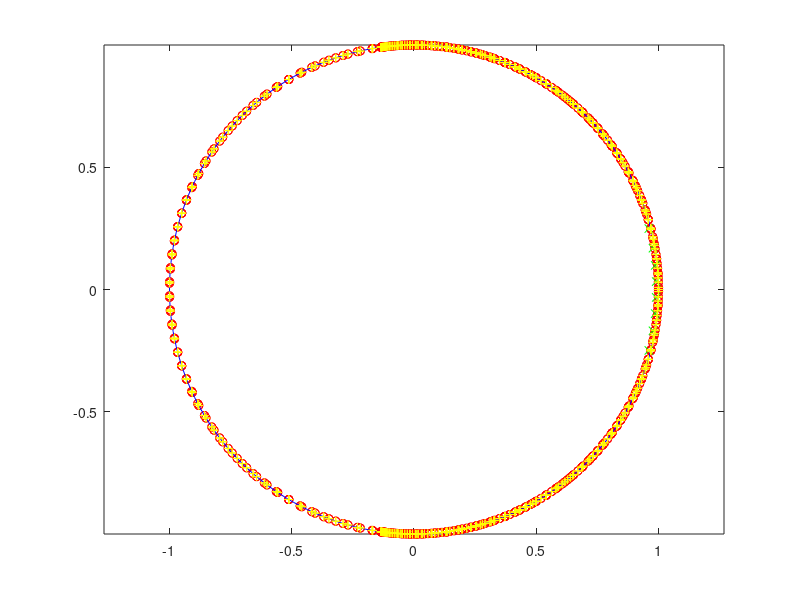
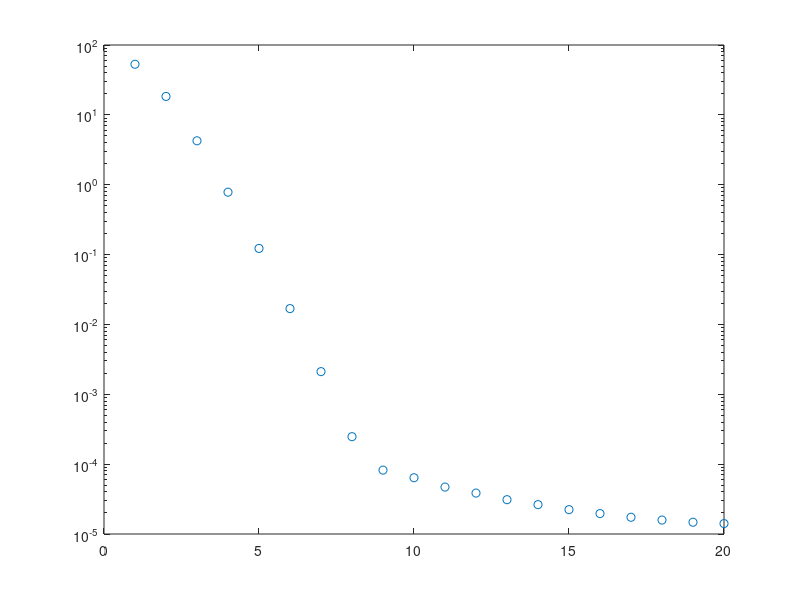
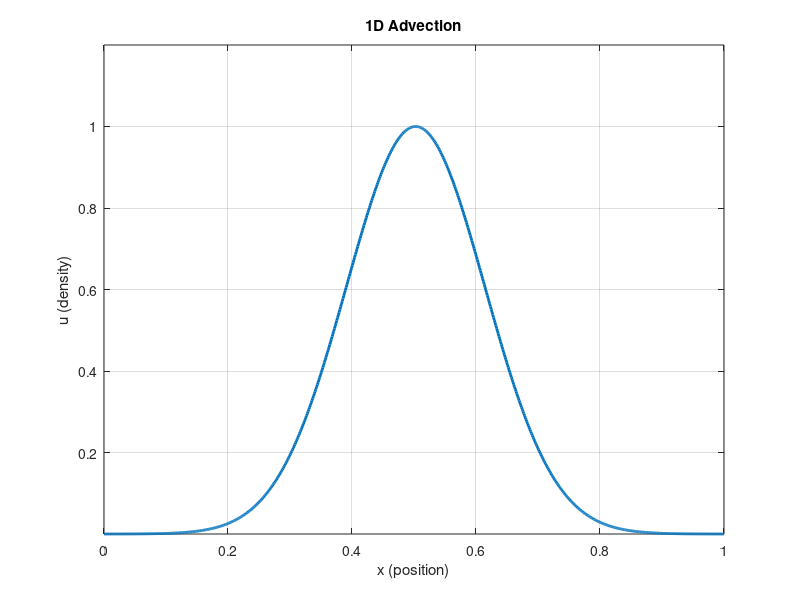

These charts were generated, in order, by the following MATLAB code:
%% MATH 6890 Demo04 - Data-Driven Advection with piDMD
%
% Illustrate the difficulties that advection poses for standard DMD, and
% demonstrate how building in physics (piDMD) to the DMD regression can
% improve the data-driven model learned from snapshot data.

%% Discrete time/space advection model

% wave speed
ws = 1.0;

% Spatial and temporal grid (e.g., "measurement" parameters)
npts = 800;
dx = 1/(npts-1);
dt = 0.01;
mpts = 20;

% discrete advection matrix on grid
b = [0; -1; zeros(npts-2,1)];
c = [0; 1; zeros(npts-2,1)];
B = toeplitz(b,c') / (2*dx);
B(1,end) = -1 / (2*dx);
B(end,1) = 1 / (2*dx);

% matrix exponential for discrete time propogation
T = expm(ws*B*dt);

% plot eigenvalues of discrete time matrices
lam = eig(T);
figure(1)
plot(real(lam),imag(lam),'or')
hold on
t = linspace(0,2*pi,200);
plot(cos(t),sin(t),'-b')
axis equal

% generate snapshot data for DMD
xgrid = linspace(0,1,npts).';
U = exp(-40*(xgrid-0.5).^2);
for j = 1:mpts
    U = [U T*U(:,end)];
end
X = U(:,1:end-1);
Y = U(:,2:end);

% plot singular values of data matrix X
figure(2)
semilogy(svd(X,'econ'),'o'), hold on

% SVD of data matrix for truncated DMD model
r = 8;
[W,S,V] = svd(X,"econ");
Wr = W(:,1:r);
Sr = S(1:r,1:r);
Vr = V(:,1:r);

% truncated DMD model
Tr = Wr' * Y * (Vr / Sr);
lamTr = eig(Tr);

% plot eigenvalues of reduced-order model
figure(1)
hold on
plot(real(lamTr),imag(lamTr),'xg')

%% Plot wave

figure(3)
u = U(:,1); %cos((xgrid-0.5).^2); %exp(-50*(xgrid-0.5).^2); %
h = plot(xgrid,u, 'LineWidth', 2);
grid on;
title('1D Advection');
xlabel('x (position)');
ylabel('u (density)');

xlim([0 1]);
ylim([min(u)*1.2, max(u)*1.2]);
for i = 1:10*mpts

    % Update plot with model
    %u = T*u;               % true model
    u = Wr*Tr*Wr'*u;        % DMD model

    % Update plot with next snapshot
    set(h, 'YData', u);
    
    % Force the draw and control speed
    drawnow;
    pause(0.05); % Adjust pause for speed (in seconds)
end

%% Plot piDMD model (shift-invariant + unitary)

F = dftmtx(npts) / sqrt(npts);
FTX = F*X;
FTY = F*Y;

lamP = diag(FTY*FTX'); % ./ diag(FTX*FTX');
lamP = lamP ./ abs(lamP);

% reduced-order model
Tp = F' * diag(lamP) * F;

% plot eigenvalues of physics-informed reduced-order model
figure(1)
hold on
plot(real(lamP),imag(lamP),'+y')

%% Plot wave

figure(3)
u = U(:,1);
h = plot(xgrid,u, 'LineWidth', 2);
grid on;
title('1D Advection');
xlabel('x (position)');
ylabel('u (density)');

xlim([0 1]);
ylim([min(U(:,1))*1.2, max(U(:,1))*1.2]);
for i = 1:10*mpts

    % Update plot with model
    %u = T*u;           % true model
    %u = Wr*Tr*Wr'*u;   % DMD model
    u = Tp*u;           % piDMD model

    % Update plot with next snapshot
    set(h, 'YData', real(u));
    
    % Force the draw and control speed
    drawnow;
    pause(0.05); % Adjust pause for speed (in seconds)
end
